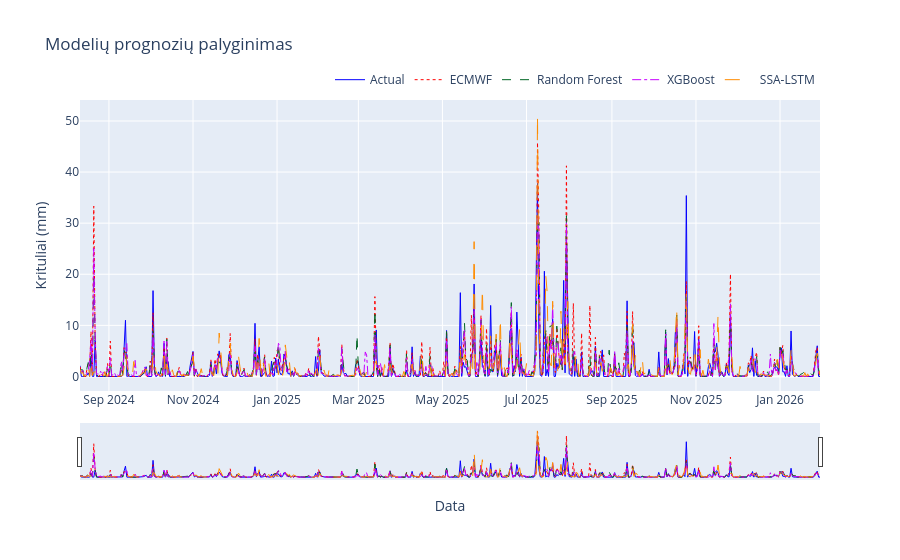

Write notebook code for a chart like this one.
### Code cell
fig = go.Figure()

fig.add_trace(go.Scatter(x=df['observationTime'], y=df['actual'], name='Actual', line=dict(color="#0400ff", width=1)))
fig.add_trace(go.Scatter(x=df['observationTime'], y=df['ECMWF'], name='ECMWF', line=dict(color="#FF0000", width=1, dash='dot')))
fig.add_trace(go.Scatter(x=df['observationTime'], y=df['rf_prediction'], name='Random Forest', line=dict(color="#006624", width=1, dash='dash')))
fig.add_trace(go.Scatter(x=df['observationTime'], y=df['xgb_predicted'], name='XGBoost', line=dict(color="#C800FF", width=1, dash='dashdot')))
fig.add_trace(go.Scatter(x=df['observationTime'], y=df['SSA-LSTM'], name='SSA-LSTM', line=dict(color="#FF8C00", width=1, dash='longdash')))

fig.update_layout(
    title='Modelių prognozių palyginimas',
    xaxis_title='Data',
    yaxis_title='Krituliai (mm)',
    hovermode='x unified',
    xaxis=dict(rangeslider=dict(visible=True)),
    legend=dict(orientation='h', yanchor='bottom', y=1.02, xanchor='right', x=1)
)

fig.show()

### Figure 1 — Plotly figure (JSON) as saved in the notebook; plotly's stock layout.template omitted (floating-point values rounded to 4 significant figures; data arrays with more than 128 entries replaced by an {"elided": "..."} marker saying what was removed)
{"data": [{"line": {"color": "#0400ff", "width": 1}, "name": "Actual", "type": "scatter", "x": {"elided": "538 str values"}, "y": {"elided": "538 float values"}}, {"line": {"color": "#FF0000", "dash": "dot", "width": 1}, "name": "ECMWF", "type": "scatter", "x": {"elided": "538 str values"}, "y": {"elided": "538 float values"}}, {"line": {"color": "#006624", "dash": "dash", "width": 1}, "name": "Random Forest", "type": "scatter", "x": {"elided": "538 str values"}, "y": {"elided": "538 float values"}}, {"line": {"color": "#C800FF", "dash": "dashdot", "width": 1}, "name": "XGBoost", "type": "scatter", "x": {"elided": "538 str values"}, "y": {"elided": "538 float values"}}, {"line": {"color": "#FF8C00", "dash": "longdash", "width": 1}, "name": "SSA-LSTM", "type": "scatter", "x": {"elided": "538 str values"}, "y": {"elided": "538 float values"}}], "layout": {"hovermode": "x unified", "legend": {"orientation": "h", "x": 1, "xanchor": "right", "y": 1.02, "yanchor": "bottom"}, "title": {"text": "Modelių prognozių palyginimas"}, "xaxis": {"rangeslider": {"visible": true}, "title": {"text": "Data"}}, "yaxis": {"title": {"text": "Krituliai (mm)"}}}}
